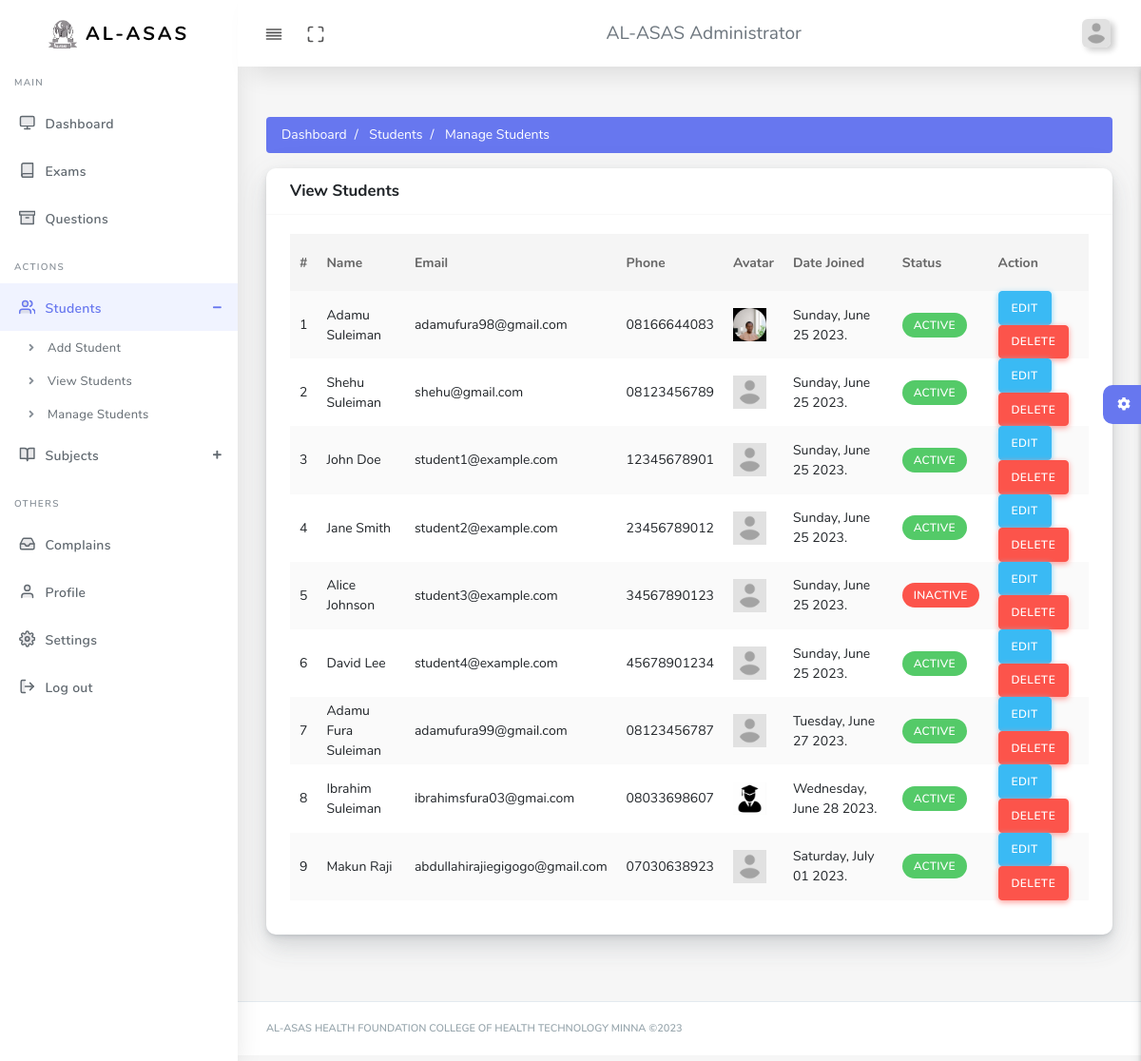
/admin/manage_students.php (signed in), run on the app's committed database.
### tables this page shows
CREATE TABLE `students` (
  `id` int(100) NOT NULL,
  `email` varchar(200) NOT NULL,
  `phonenumber` varchar(15) NOT NULL,
  `fullname` varchar(200) NOT NULL,
  `status` varchar(10) NOT NULL DEFAULT 'ACTIVE',
  `allocation` int(20) NOT NULL DEFAULT 0,
  `joined` date NOT NULL DEFAULT current_timestamp(),
  `avatar` text NOT NULL DEFAULT '../assets/images/avatars/avatar.png'
);

### admin/helpers/admin-functions.php (called while the page is built, shortened)
<?php
include 'setup.php';
function getAdminByUsername($username)
{
    global $connection;
    $admin_data_q = "SELECT * FROM `admin` WHERE `username` = ?";
    $admin_data_stmt = mysqli_prepare($connection, $admin_data_q);
    mysqli_stmt_bind_param($admin_data_stmt, 's', $username);
    mysqli_stmt_execute($admin_data_stmt);
    $result = mysqli_fetch_assoc(mysqli_stmt_get_result($admin_data_stmt));
    return $result;
}

### admin/helpers/_view_students.php (called while the page is built)
<?php
$student_data_q = "SELECT * FROM `students`";
$student_data_stmt = mysqli_prepare($connection, $student_data_q);
mysqli_stmt_execute($student_data_stmt);
$student_res = mysqli_stmt_get_result($student_data_stmt);

### admin/manage_students.php (the view, shortened to what this page needs)
<?php require 'helpers/admin_init.php'; ?>
<?php require 'helpers/_view_students.php'; ?>
<?php
$pageDetails = [
  'title' => "Manage Students | AL-ASAS"
];
Includes::custom_include('includes/header.php', $pageDetails, true);
?>
  <body>
    <div id="app">
      <div class="main-wrapper main-wrapper-1">
        <div class="navbar-bg"></div>
        <?php Includes::custom_include('includes/navbar.php', [], true);    ?>
        <div class="main-sidebar sidebar-style-2">
          <?php
          $sidebarData = [
              'students' => "active"
            ];
          Includes::custom_include('includes/sidebar.php', $sidebarData, true);
          ?>
        </div>
        <div class="main-content">
          <section class="section">
            <nav aria-label="breadcrumb">
              <ol class="breadcrumb bg-primary text-white-all">
                <li class="breadcrumb-item"><a href="index.php"> Dashboard</a></li>
                <li class="breadcrumb-item"><a href="#"> Students</a></li>
                <li class="breadcrumb-item active" aria-current="page"> Manage Students</li>
              </ol>
            </nav>
         <div class="section-body">
            <div class="row">
              <div class="col-12">
                <div class="card">
                  <div class="card-header">
                    <h4>View Students</h4>
                  </div>
                  <div class="card-body">
                    <div class="table-responsive">
                      <table class="table table-striped" id="table-1">
                        <thead>
                          <tr>
                            <th class="text-center">
                              #
                            </th>
                            <th>Name</th>
                            <th>Email</th>
                            <th>Phone</th>
                            <th>Avatar</th>
                            <th>Date Joined</th>
                            <th>Status</th>
                            <th>Action</th>
                          </tr>
                        </thead>
                        <tbody>
                            <?php $index = 1; ?>
                    <?php while ($student_result = mysqli_fetch_array($student_res)) : ?>
                          <tr>
                            <td>
                              <?php echo $index++; ?>
                            </td>
                            <td><?php echo $student_result['fullname'] ?></td>
                            <td><?php echo $student_result['email'] ?></td>
                            <td><?php echo $student_result['phonenumber'] ?></td>
                            <td>
                              <img alt="image" src="<?php echo $student_result['avatar'] ?>" width="35">
                            </td>
                <td><?php echo date('l, F d Y.', strtotime($student_result['joined'])) ?></td>
                            <td>
                            <?php if($student_result['status'] == 'ACTIVE'): ?>
                                <div class="badge badge-success badge-shadow">
                                    <?php echo $student_result['status'] ?></div>
                            <?php endif ?>
                            <?php if($student_result['status'] == 'INACTIVE'): ?>
                                <div class="badge badge-danger badge-shadow">
                                    <?php echo $student_result['status'] ?></div>
                            <?php endif ?>
                            </td>
                            <td>
                              <a href="edit_student.php?email=<?php echo $student_result['email'] ?>" class="btn btn-info">EDIT</a>
                              <a href="?delete=<?php echo $student_result['email'] ?>" class="btn btn-danger">DELETE</a>
                            </td>
                          </tr>
                           <?php endwhile; ?>
                        </tbody>
                      </table>
                    </div>
                  </div>
                </div>
              </div>
            </div>
         </div>
        </section>
        <?php Includes::custom_include('includes/settings-sidebar.php', [], true);    ?>
        </div>
        <?php Includes::custom_include('includes/footer.php', [], true);    ?>
      </div>
    </div>
  </body>
</html>

### admin/includes/header.php (shortened to what this page needs)
<!DOCTYPE html>
<html lang="en">
  <head>
    <link rel="stylesheet" href="assets/css/app.min.css" />
    <link rel="stylesheet" href="assets/css/style.css" />
    <link rel="stylesheet" href="assets/css/components.css" />
    <link rel="stylesheet" href="assets/css/custom.css" />
    <link rel="stylesheet" href="assets/css/sweetalert2.css">
    <link rel="stylesheet" href="assets/bundles/summernote/summernote-bs4.css">
  </head>

### admin/helpers/Includes.php (shortened to what this page needs)
<?php
class Includes
{
    public static function custom_include($filepath, $variable = array(), $print = true)
    {
        $output = null;
        if (file_exists($filepath)) {
            extract($variable);
            include $filepath;
            $output = ob_get_clean();
        }
        if ($print) {
            print $output;
        }
        return $output;
    }
}

### admin/includes/navbar.php (shortened to what this page needs)
<?php
$adminData = getAdminByUsername($_SESSION['s_adminUsername']);
?>
<nav class="navbar navbar-expand-lg main-navbar sticky">
          <div class="form-inline mr-auto">
            <ul class="navbar-nav mr-3">
              <li>
                <a
                  href="#"
                  data-toggle="sidebar"
                  class="nav-link nav-link-lg collapse-btn"
                >
                  <i data-feather="align-justify"></i
                ></a>
              </li>
              <li>
                <a href="#" class="nav-link nav-link-lg fullscreen-btn">
                  <i data-feather="maximize"></i>
                </a>
              </li>
            </ul>
          </div>
          <div class="form-inline mr-auto">
            <ul class="navbar-nav mr-3">
              <li class="text-bold" style="font-size: 1.2rem">
                AL-ASAS Administrator
              </li>
            </ul>
          </div>
          <ul class="navbar-nav navbar-right">
            <li class="dropdown">
              <a
                href="#"
                data-toggle="dropdown"
                class="nav-link dropdown-toggle nav-link-lg nav-link-user"
              >
                <img
                  alt="image"
                  src="<?php echo $adminData['avatar'] ?>"
                  class="user-img-radious-style" />
              </a>
            </li>
          </ul>
        </nav>

### admin/includes/sidebar.php (shortened to what this page needs)
<aside id="sidebar-wrapper">
            <div class="sidebar-brand">
              <a href="index.php">
                <img
                  alt="image"
                  src="assets/images/logo.png"
                  class="header-logo"
                />
                <span class="logo-name">AL-ASAS</span>
              </a>
            </div>
            <ul class="sidebar-menu">
              <li class="menu-header">Main</li>
              <li class="dropdown <?php  echo isset($variable['dashboard']) ? $variable['dashboard'] : ""; ?>">
                <a href="index.php" class="nav-link"
                  ><i data-feather="monitor"></i><span>Dashboard</span></a
                >
              </li>
              <li class="dropdown <?php  echo isset($variable['exams']) ? $variable['exams'] : ""; ?>">
                <a href="exams.php" class="nav-link"
                  ><i data-feather="book"></i><span>Exams</span></a
                >
              </li>
              <li class="dropdown <?php  echo isset($variable['questions']) ? $variable['questions'] : ""; ?>">
                <a href="questions.php" class="nav-link"
                  ><i data-feather="archive"></i><span>Questions</span></a
                >
              </li>
              <li class="menu-header">Actions</li>
              <li class="dropdown <?php  echo isset($variable['students']) ? $variable['students'] : ""; ?>">
                <a href="#" class="menu-toggle nav-link has-dropdown"
                  ><i data-feather="users"></i><span>Students</span></a
                >
                <ul class="dropdown-menu">
                  <li><a class="nav-link" href="add_student.php">Add Student</a></li>
                  <li>
                    <a class="nav-link" href="view_students.php">View Students</a>
                  </li>
                  <li>
                    <a class="nav-link" href="manage_students.php">Manage Students</a>
                  </li>
                </ul>
              </li>
              <li class="dropdown <?php  echo isset($variable['subjects']) ? $variable['subjects'] : ""; ?>">
                <a href="#" class="menu-toggle nav-link has-dropdown"
                  ><i data-feather="book-open"></i><span>Subjects</span></a
                >
              </li>
              <li class="menu-header">Others</li>
              <li class="dropdown">
                <a href="#" class="nav-link"
                  ><i data-feather="inbox"></i><span>Complains</span></a
                >
              </li>
              <li class="dropdown">
                <a href="#" class="nav-link"
                  ><i data-feather="user"></i><span>Profile</span></a
                >
              </li>
              <li class="dropdown">
                <a href="#" class="nav-link"
                  ><i data-feather="settings"></i><span>Settings</span></a
                >
              </li>
              <li class="dropdown">
                <a href="logout.php" class="nav-link"
                  ><i data-feather="log-out"></i><span>Log out</span></a
                >
              </li>
            </ul>
          </aside>

### admin/includes/settings-sidebar.php (shortened to what this page needs)
<div class="settingSidebar">
          <a href="javascript:void(0)" class="settingPanelToggle">
            <i class="fa fa-spin fa-cog"></i>
          </a>
        </div>

### admin/includes/footer.php (shortened to what this page needs)
<footer class="main-footer">
          <div class="footer-left">
            <span class="text-bold">AL-ASAS HEALTH FOUNDATION COLLEGE OF HEALTH TECHNOLOGY MINNA &COPY;<?php echo date('Y') ?></span>
          </div>
</footer>

### data on the page
students: fullname "Adamu Suleiman", email "adamufura98@gmail.com", phonenumber "08166644083", avatar (picture), joined "Sunday, June 25 2023.", status "ACTIVE"
students: fullname "Shehu Suleiman", email "shehu@gmail.com", phonenumber "08123456789", avatar (placeholder picture), joined "Sunday, June 25 2023.", status "ACTIVE"
students: fullname "John Doe", email "student1@example.com", phonenumber "12345678901", avatar (placeholder picture), joined "Sunday, June 25 2023.", status "ACTIVE"
students: fullname "Jane Smith", email "student2@example.com", phonenumber "23456789012", avatar (placeholder picture), joined "Sunday, June 25 2023.", status "ACTIVE"
students: fullname "Alice Johnson", email "student3@example.com", phonenumber "34567890123", avatar (placeholder picture), joined "Sunday, June 25 2023.", status "INACTIVE"
students: fullname "David Lee", email "student4@example.com", phonenumber "45678901234", avatar (placeholder picture), joined "Sunday, June 25 2023.", status "ACTIVE"
students: fullname "Adamu Fura Suleiman", email "adamufura99@gmail.com", phonenumber "08123456787", avatar (placeholder picture), joined "Tuesday, June 27 2023.", status "ACTIVE"
students: fullname "Ibrahim Suleiman", email "ibrahimsfura03@gmai.com", phonenumber "08033698607", avatar (picture), joined "Wednesday, June 28 2023.", status "ACTIVE"
students: fullname "Makun Raji", email "abdullahirajiegigogo@gmail.com", phonenumber "07030638923", avatar (placeholder picture), joined "Saturday, July 01 2023.", status "ACTIVE"
